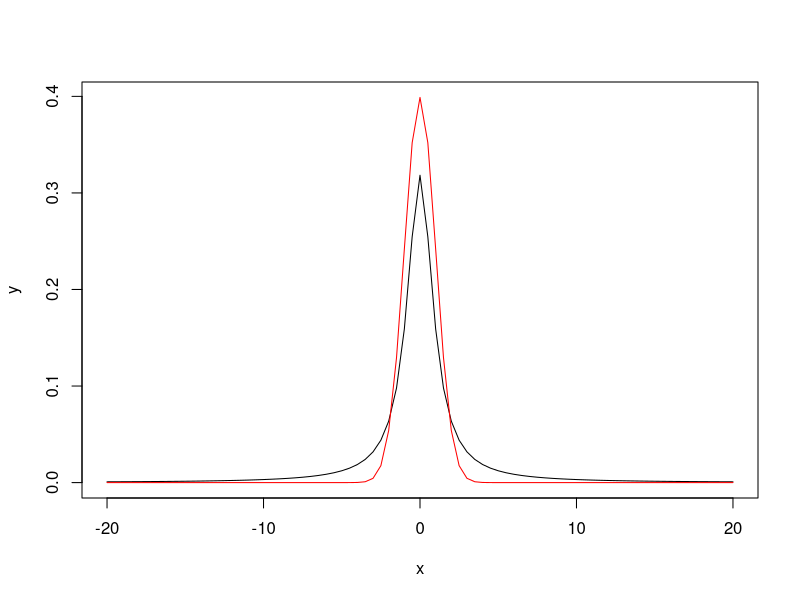

This chart was generated by the following R code:
#  t-distributions describe samples drawn from a full population; 
# accordingly, the t-distribution for each sample size is different, 
# and the larger the sample, the more the distribution resembles a normal distribution.

x <- seq(-20,20,by=.5)

# 
y <- dt(x,df=1)


# more dof has higher peak
y2 <- dt(x,df=5000)

g_range = range(0,y,y2)

plot(x,y,type = "l", ylim = g_range)
lines(x,y2,col="red")
